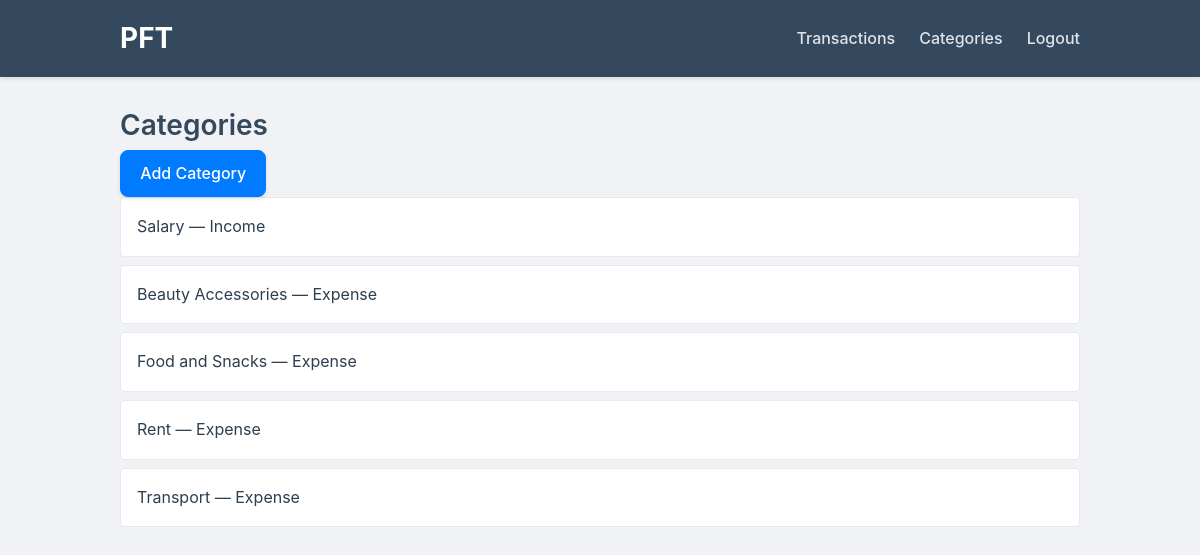
Page /categories/ (signed in) on the committed database.
### tracker/models.py (models this page shows, shortened)
class Category(models.Model):
    user = models.ForeignKey(settings.AUTH_USER_MODEL, on_delete=models.CASCADE, related_name='categories')
    name = models.CharField(max_length=120)
    is_income = models.BooleanField(default=False)
    class Meta:
        unique_together = ('user', 'name')
        ordering = ['-is_income', 'name']

### tracker/views.py (the view)
# urls.py: path('categories/', views.category_list, name='category_list'),
@login_required
def category_list(request):
    categories = Category.objects.filter(user=request.user).order_by('-is_income', 'name')
    return render(request, 'tracker/category_list.html', {'categories': categories})

### templates/tracker/category_list.html
{% extends 'tracker/base.html' %}
{% block content %}
<h2>Categories</h2>
<a class="button button-primary" href="{% url 'category_create' %}">Add Category</a>
<ul class="list">
  {% for c in categories %}
    <li class="list-item">{{ c.name }} — {{ c.is_income|yesno:"Income,Expense" }}</li>
  {% empty %}
    <li class="list-item">No categories yet.</li>
  {% endfor %}
</ul>
{% endblock %}

### static/PFT/styles.css (style rules this page uses)
:root { --primary-color: #007bff; --secondary-color: #6c757d; --success-color: #28a745; --danger-color: #dc3545; --background-color: #f0f2f5; --text-color: #2c3e50; --card-bg-color: #ffffff; --border-color: #e6e9ed; --font-family: -apple-system, BlinkMacSystemFont, "Segoe UI", Roboto, "Helvetica Neue", Arial, sans-serif; }
body { font-family: var(--font-family); margin: 0; padding: 0; background-color: var(--background-color); color: var(--text-color); line-height: 1.6; }
h1, h2, h3, h4, h5, h6 { margin-top: 0; margin-bottom: 0.5rem; font-weight: 600; line-height: 1.2; color: #34495e; }
h2 { font-size: 1.75rem; }
.button { display: inline-block; padding: 0.6rem 1.2rem; font-size: 1rem; font-weight: 500; text-align: center; white-space: nowrap; vertical-align: middle; cursor: pointer; user-select: none; border: 1px solid transparent; border-radius: 0.5rem; transition: all 0.2s ease-in-out; text-decoration: none; box-shadow: 0 2px 4px rgba(0, 0, 0, 0.1); }
.button-primary { color: #fff; background-color: var(--primary-color); border-color: var(--primary-color); }
.list { list-style: none; margin: 0; padding: 0; }
.list-item { background-color: var(--card-bg-color); border: 1px solid var(--border-color); border-radius: 0.25rem; padding: 1rem; margin-bottom: 0.5rem; display: flex; justify-content: space-between; align-items: center; }

### rows in the picture
Category: name "Salary", is_income "Income"
Category: name "Beauty Accessories", is_income "Expense"
Category: name "Food and Snacks", is_income "Expense"
Category: name "Rent", is_income "Expense"
Category: name "Transport", is_income "Expense"
